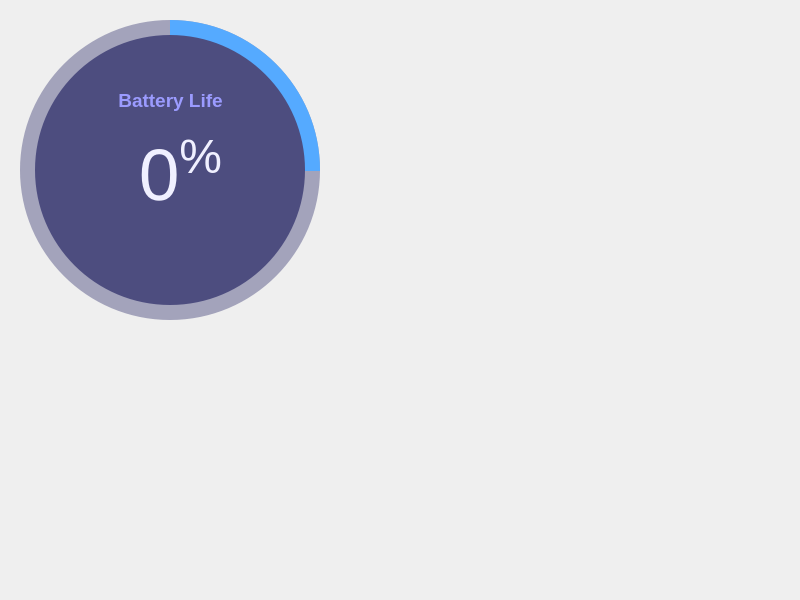
<?xml version="1.0" encoding="UTF-8"?>
<ui version="4.0">
 <class>Color_Gauge</class>
 <widget class="QMainWindow" name="Color_Gauge">
  <property name="geometry">
   <rect>
    <x>0</x>
    <y>0</y>
    <width>800</width>
    <height>600</height>
   </rect>
  </property>
  <property name="windowTitle">
   <string>MainWindow</string>
  </property>
  <widget class="QWidget" name="centralwidget">
   <widget class="QFrame" name="circleProgressBAR_Base">
    <property name="geometry">
     <rect>
      <x>10</x>
      <y>10</y>
      <width>320</width>
      <height>320</height>
     </rect>
    </property>
    <property name="frameShape">
     <enum>QFrame::NoFrame</enum>
    </property>
    <property name="frameShadow">
     <enum>QFrame::Raised</enum>
    </property>
    <widget class="QFrame" name="circle_Progess">
     <property name="geometry">
      <rect>
       <x>10</x>
       <y>10</y>
       <width>300</width>
       <height>300</height>
      </rect>
     </property>
     <property name="styleSheet">
      <string notr="true">QFrame{
border-radius: 150px;
background-color: qconicalgradient(cx:0.5, cy:0.5, angle:90, stop:0.749 rgba(255, 11, 133, 0), stop:0.750 rgba(85, 170, 255, 255))
}</string>
     </property>
     <property name="frameShape">
      <enum>QFrame::StyledPanel</enum>
     </property>
     <property name="frameShadow">
      <enum>QFrame::Raised</enum>
     </property>
    </widget>
    <widget class="QFrame" name="circle_background">
     <property name="geometry">
      <rect>
       <x>10</x>
       <y>10</y>
       <width>300</width>
       <height>300</height>
      </rect>
     </property>
     <property name="styleSheet">
      <string notr="true">QFrame{
	border-radius: 150px;
	background-color: rgba(77, 77, 127,120);
}</string>
     </property>
     <property name="frameShape">
      <enum>QFrame::StyledPanel</enum>
     </property>
     <property name="frameShadow">
      <enum>QFrame::Raised</enum>
     </property>
    </widget>
    <widget class="QFrame" name="container">
     <property name="geometry">
      <rect>
       <x>25</x>
       <y>25</y>
       <width>270</width>
       <height>270</height>
      </rect>
     </property>
     <property name="styleSheet">
      <string notr="true">QFrame{
	border-radius: 135px;
	background-color: rgb(77, 77, 127);
}</string>
     </property>
     <property name="frameShape">
      <enum>QFrame::StyledPanel</enum>
     </property>
     <property name="frameShadow">
      <enum>QFrame::Raised</enum>
     </property>
     <widget class="QLabel" name="label_title">
      <property name="geometry">
       <rect>
        <x>-20</x>
        <y>50</y>
        <width>311</width>
        <height>31</height>
       </rect>
      </property>
      <property name="font">
       <font>
        <family>Segoe UI</family>
        <pointsize>14</pointsize>
        <weight>50</weight>
        <bold>false</bold>
       </font>
      </property>
      <property name="styleSheet">
       <string notr="true">color: rgb(255, 255, 255); background-color: none;</string>
      </property>
      <property name="text">
       <string>&lt;html&gt;&lt;head/&gt;&lt;body&gt;&lt;p&gt;&lt;span style=&quot; font-weight:600; color:#9b9bff;&quot;&gt;Battery Life&lt;/span&gt;&lt;/p&gt;&lt;/body&gt;&lt;/html&gt;</string>
      </property>
      <property name="alignment">
       <set>Qt::AlignCenter</set>
      </property>
     </widget>
     <widget class="QLabel" name="label_precentage">
      <property name="geometry">
       <rect>
        <x>-40</x>
        <y>40</y>
        <width>371</width>
        <height>201</height>
       </rect>
      </property>
      <property name="font">
       <font>
        <family>Nirmala UI</family>
        <pointsize>55</pointsize>
        <weight>75</weight>
        <bold>true</bold>
       </font>
      </property>
      <property name="styleSheet">
       <string notr="true">color: rgb(255, 255, 255); background-color: none;</string>
      </property>
      <property name="text">
       <string>&lt;html&gt;&lt;head/&gt;&lt;body&gt;&lt;p align=&quot;center&quot;&gt;&lt;span style=&quot; font-weight:400; color:#f0f0ff;&quot;&gt;0&lt;/span&gt;&lt;span style=&quot; font-weight:400; color:#f0f0ff; vertical-align:super;&quot;&gt;%&lt;/span&gt;&lt;/p&gt;&lt;/body&gt;&lt;/html&gt;</string>
      </property>
      <property name="alignment">
       <set>Qt::AlignCenter</set>
      </property>
     </widget>
    </widget>
    <zorder>circle_background</zorder>
    <zorder>circle_Progess</zorder>
    <zorder>container</zorder>
   </widget>
  </widget>
 </widget>
 <resources/>
 <connections/>
</ui>
